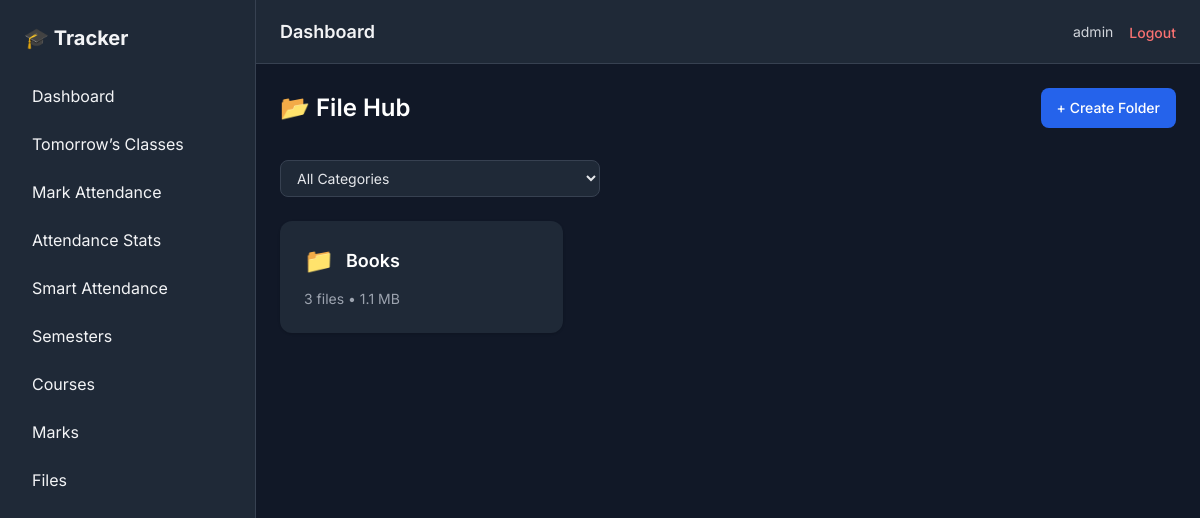
Page /files/ (signed in) on the committed database.
### core/models.py (models this page shows, shortened)
class User(AbstractUser):
    email = models.EmailField(unique=True)

class Folder(models.Model):
    user = models.ForeignKey(
        settings.AUTH_USER_MODEL,
        on_delete = models.CASCADE,
        related_name = 'folders'
    )
    category = models.ForeignKey(
        FileCategory,
        on_delete = models.CASCADE,
        related_name = 'folders'
    )
    name = models.CharField(max_length=150)
    is_protected = models.BooleanField(default=False)
    pin_has = models.CharField(max_length=225, blank=True)
    def total_size(self):
        return sum(f.size for f in self.files.all())

class StoredFile(models.Model):
    user = models.ForeignKey(
        settings.AUTH_USER_MODEL,
        on_delete=models.CASCADE,
        related_name="stored_files"
    )
    folder = models.ForeignKey(
        Folder,
        on_delete=models.CASCADE,
        related_name="files",
        null=True,
        blank=True
    )
    course = models.ForeignKey(
        Course,
        on_delete=models.SET_NULL,
        null=True,
        blank=True
    )
    file = models.FileField(upload_to="media/")
    original_name = models.CharField(max_length=255)
    display_name = models.CharField(max_length=255, blank=True)
    size = models.PositiveIntegerField()
    uploaded_at = models.DateTimeField(auto_now_add=True)

### core/views.py (the view)
# urls.py: path("files/", views.file_hub, name="file_hub"),
@login_required
def file_hub(request):
    categories = FileCategory.objects.filter(user=request.user)
    folders = Folder.objects.filter(user=request.user)
    category_id = request.GET.get("category")
    folders = Folder.objects.filter(user=request.user)
    if category_id:
        folders = folders.filter(category_id=category_id)
    return render(request, "files/hub.html", {
        "categories": categories,
        "folders": folders,
    })

### templates/files/hub.html (shortened to what this page needs)
{% extends "base/base.html" %}
{% block content %}
<div class="flex flex-col sm:flex-row sm:justify-between sm:items-center gap-4 mb-8">
    <h2 class="text-2xl font-semibold text-white">
        📂 File Hub
    </h2>
    <a href="{% url 'create_folder' %}"
       class="inline-flex items-center justify-center
              bg-blue-600 text-white px-4 py-2.5 rounded-lg
              text-sm font-medium hover:bg-blue-500 transition">
        + Create Folder
    </a>
</div>
<div class="mb-6 max-w-xs">
    <form method="get">
        <select name="category"
                onchange="this.form.submit()"
                class="w-full bg-gray-800 text-gray-200
                       border border-gray-700 rounded-lg
                       px-3 py-2 text-sm
                       focus:outline-none focus:ring-2 focus:ring-blue-500">
            <option value="">All Categories</option>
        </select>
    </form>
</div>
<div class="grid gap-6 sm:grid-cols-2 md:grid-cols-3">
    {% for folder in folders %}
        <div class="relative group">
            <a href="{% url 'folder_view' folder.id %}"
               class="block bg-gray-800 p-6 rounded-xl shadow
                      hover:bg-gray-700 hover:shadow-xl transition
                      focus:outline-none focus:ring-2 focus:ring-blue-500">
                <div class="flex items-center gap-3 mb-3">
                    <span class="text-2xl">📁</span>
                    <p class="text-lg font-semibold text-white truncate">
                        {{ folder.name }}
                    </p>
                </div>
                <p class="text-sm text-gray-400">
                    {{ folder.files.count }}
                    file{{ folder.files.count|pluralize }}
                    • {{ folder.total_size|filesizeformat }}
                </p>
            </a>
        </div>
    {% empty %}
        <div class="col-span-full text-center text-gray-400 py-12">
            No folders created yet.
        </div>
    {% endfor %}
</div>
{% endblock %}

### templates/base/navbar.html (shortened to what this page needs)
<header class="h-16 bg-gray-800 border-b border-gray-700 flex items-center justify-between px-6">
    <h1 class="text-lg font-semibold">Dashboard</h1>
    <div class="flex items-center gap-4">
        <span class="text-sm text-gray-300">
            {{ request.user.username }}
        </span>
        <form method="post" action="{% url 'logout' %}">
            <button type="submit"
                class="text-red-400 hover:text-red-300 text-sm font-medium">
                Logout
            </button>
        </form>
    </div>
</header>

### templates/base/base.html (style rules this page uses)
body { font-family: 'Inter', sans-serif; }

### rows in the picture
User: user.username "admin"
Folder: name "Books", files.count "3", total_size|filesizeformat "1.1 MB"
